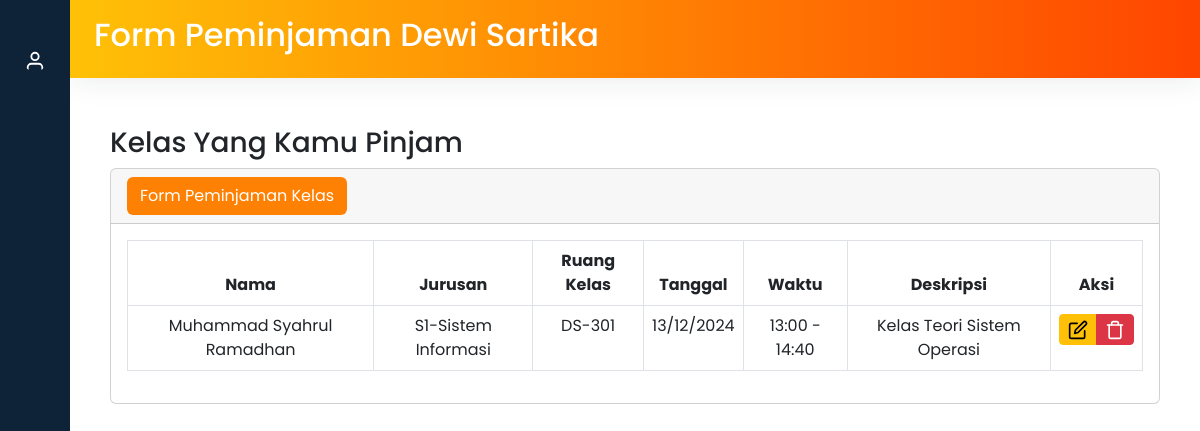
Screenshot of /form-dw.php (signed in) with the database file from the repository.
### tables this page shows
CREATE TABLE `form_peminjaman_kelas_dw` (
  `id_dw` int(11) NOT NULL,
  `nama_mahasiswa` varchar(50) NOT NULL,
  `jurusan` varchar(50) NOT NULL,
  `ruang_kelas` varchar(50) NOT NULL,
  `tanggal` date NOT NULL,
  `waktu` varchar(50) NOT NULL,
  `deskripsi` varchar(255) NOT NULL,
  `nim` varchar(25) NOT NULL
);

### function.php (called while the page is built, shortened)
<?php
$koneksi = mysqli_connect("localhost", "root", "", "db_fik");
function query($query) {
    global $koneksi;
    $result = mysqli_query($koneksi, $query);
    $rows_dw = [];
    while ( $row_dw = mysqli_fetch_assoc($result)) {
        $rows_dw[] = $row_dw;
    }
    return $rows_dw;
}
?>

### form-dw.php (the view, shortened to what this page needs)
<?php
require 'function.php';
$form_peminjaman_dw = query("SELECT * FROM form_peminjaman_kelas_dw");
$user_entries = array_filter($form_peminjaman_dw, function($row) {
    return $row["nim"] == $_SESSION['session_nim'];
});
?>
<!DOCTYPE html>
<html lang="en">
<head>
    <link rel="stylesheet" href="https://cdn.jsdelivr.net/npm/bootstrap@5.2.3/dist/css/bootstrap.min.css" />
    <link href="https://cdn.lineicons.com/4.0/lineicons.css" rel="stylesheet" />
    <link rel="stylesheet" href="css/style.css">
    <link rel="stylesheet" href="css/style.css">
</head>
<body>
    <div class="wrapper">
        <aside id="sidebar">
            <div class="d-flex">
                <button class="toggle-btn" type="button">
                </button>
            </div>
            <div class="d-flex profile-img justify-content-center">
                <div class="toggle-btn" type="button">
                    <i data-feather="user" class="img-fluid rounded-circle" style="width: 80px; color: white"></i>
                </div>
            </div>
            <a href="#" class="sidebar-link" style="text-align: center;">
            </a>
            <ul class="sidebar-nav">
                <li class="sidebar-item">
                    <a href="kelas-dw.php" class="sidebar-link">
                    </a>
                </li>
                <li class="sidebar-item">
                    <a href="info-peminjaman-dw.php" class="sidebar-link">
                    </a>
                </li>
                <li class="sidebar-item">
                    <a href="form-dw.php" class="sidebar-link">
                    </a>
                </li>
                <li class="sidebar-item">
                    <a href="index.php" class="sidebar-link">
                    </a>
                </li>
            </ul>
        </aside>
        <div class="main">
            <nav class="navbar navbar-expand px-4 py-3" style="background: linear-gradient(to right, #ffc107 , #ff4500);">
                <h2 style="color: white; ">Form Peminjaman Dewi Sartika</h2>
            </nav>
            <main class="content px-3 py-4">
                <div class="container-fluid">
                    <div class="container-fluid">
                        <h3 class="mt-4">Kelas Yang Kamu Pinjam</h3>
                        <div class="card">
                            <div class="card-header">
                                <button type="button" class="btn text-white" data-bs-toggle="modal" data-bs-target="#exampleModal" style="background: #ff8104">
                                    Form Peminjaman Kelas
                                </button>
                            </div>
                            <?php if (!empty($user_entries)): ?>
                            <div class="card-body">
                                <table class="table table-bordered text-center">
                                    <thead>
                                        <tr>
                                            <th scope="col">Nama</th>
                                            <th scope="col">Jurusan</th>
                                            <th scope="col">Ruang Kelas</th>
                                            <th scope="col">Tanggal</th>
                                            <th scope="col">Waktu</th>
                                            <th scope="col">Deskripsi</th>
                                            <th scope="col">Aksi</th>
                                        </tr>
                                    </thead>
                                    <tbody>
                                        <?php foreach ($form_peminjaman_dw as $row_dw) : ?>
                                            <?php if ($row_dw["nim"] == $_SESSION['session_nim']): ?>
                                                <tr>
                                                    <td><?= $row_dw["nama_mahasiswa"] ?></td>
                                                    <td><?= $row_dw["jurusan"] ?></td>
                                                    <td><?= $row_dw["ruang_kelas"] ?></td>
                                                    <td><?= $formatdate = date('d/m/Y', strtotime($row_dw["tanggal"])); ?></td>
                                                    <td><?= $row_dw["waktu"] ?></td>
                                                    <td><?= $row_dw["deskripsi"] ?></td>
                                                    <td>
                                                        <div class="btn-group btn-group-sm" role="group">
                                                            <button class="btn btn-warning" data-bs-toggle="modal" data-bs-target="#editModal<?= $row_dw['id_dw'] ?>">
                                                                <i data-feather="edit" style="width: 20px; height: 20px"></i>
                                                            </button>
                                                            <button class="btn btn-danger" data-bs-toggle="modal" data-bs-target="#deleteModal<?= $row_dw['id_dw'] ?>">
                                                                <i data-feather="trash" style="width: 20px; height: 20px"></i>
                                                            </button>
                                                        </div>
                                                    </td>
                                                </tr>
                                            <?php endif; ?>
                                        <?php endforeach; ?>
                                    </tbody>
                                </table>
                            </div>
                            <?php else: ?>
                            <div class="card-body">
                                <p class="text-center text-muted">Anda belum melakukan peminjaman kelas. Silakan klik tombol "Form Peminjaman Kelas" untuk memulai.</p>
                            </div>
                            <?php endif; ?>
                        </div>
                    </div>
                </div>
        </div>
    </div>
</body>
</html>

### css/style.css (style rules this page uses)
* { scroll-padding-top: 1rem; scroll-behavior: smooth; }
body { font-family: "Poppins", sans-serif; background: #ececec; }
::placeholder { font-size: 16px; }
a { text-decoration: none; }
li { list-style: none; }
.wrapper { display: flex; }
.main { display: flex; flex-direction: column; min-height: 100vh; width: 100%; overflow: hidden; transition: all 0.35s ease-in-out; background-color: #fff; min-width: 0; }
#sidebar { width: 70px; min-width: 70px; z-index: 1000; transition: all 0.25s ease-in-out; background-color: #0e2238; display: flex; flex-direction: column; }
.toggle-btn { background-color: transparent; cursor: pointer; border: 0; padding: 1rem 1.5rem; }
.sidebar-nav { padding: 2rem 0; flex: 1 1 auto; }
a.sidebar-link { padding: 0.625rem 1.625rem; color: #fff; display: block; font-size: 0.9rem; white-space: nowrap; border-left: 3px solid transparent; }
.sidebar-item { position: relative; }
.navbar { background-color: #f5f5f5; box-shadow: 0 0 2rem 0 rgba(33, 37, 41, 0.1); }

### rows the page displays
form_peminjaman_kelas_dw: nama_mahasiswa "Muhammad Syahrul Ramadhan", jurusan "S1-Sistem Informasi", ruang_kelas "DS-301", tanggal "13/12/2024", waktu "13:00 - 14:40", deskripsi "Kelas Teori Sistem Operasi"
